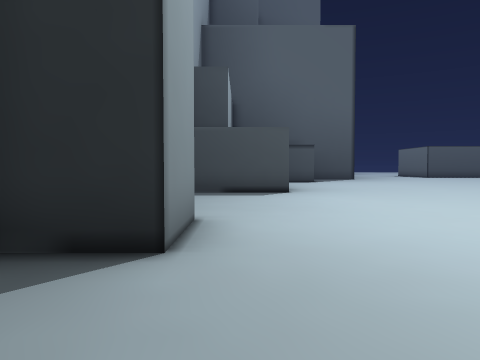
[1] (above)

20 first-person views from a walk through a Unity game level. The camera is 1.5 m above the floor, tilts 2° down and sees 70° across. The floor is counted in squares, 2 m on a side. Each view is taken from the middle of a square. On the plan, view 1 faces up. The plan holds only what a view shows up to about 11 squares ahead; the rest is blank. The place goes on beyond the plan. Some animated figures are not drawn.

[2]
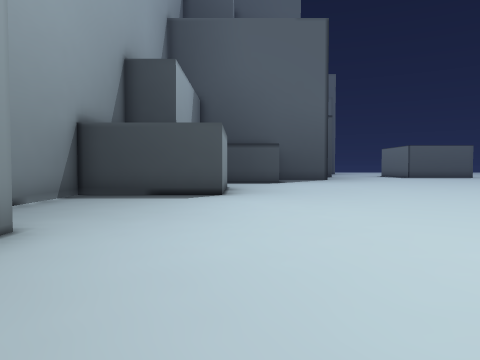

[3]
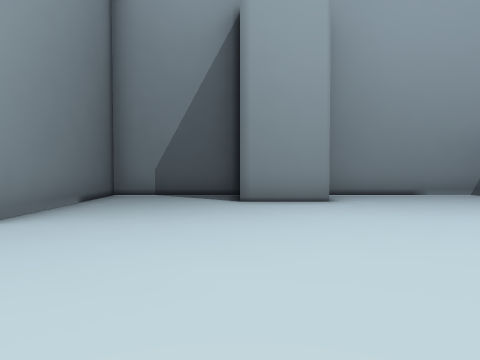

[4]
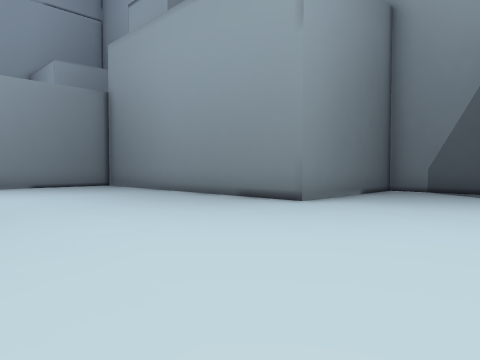

[5]
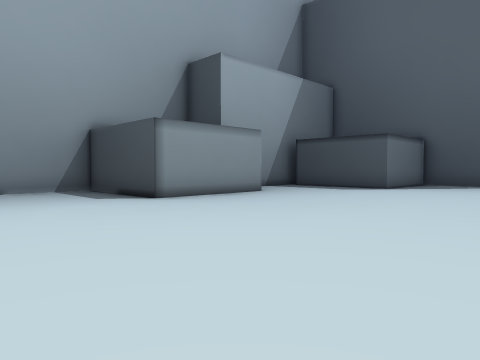

[6]
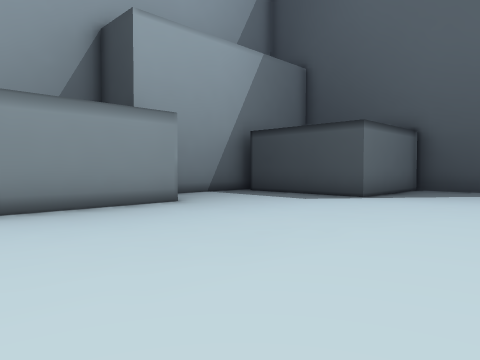

[7]
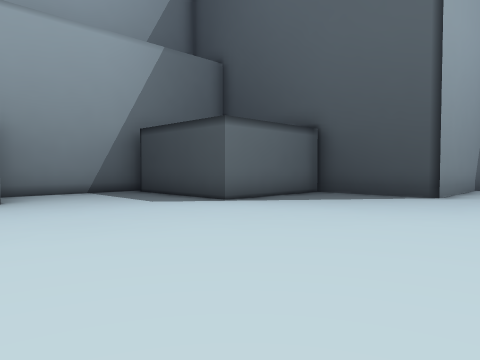

[8]
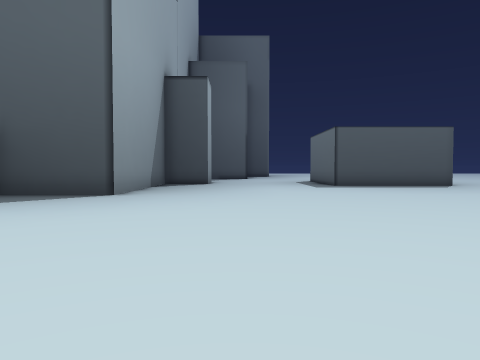

[9]
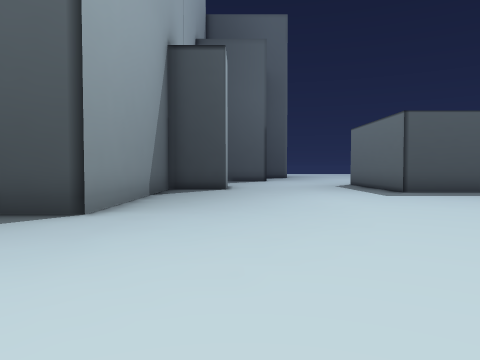

[10]
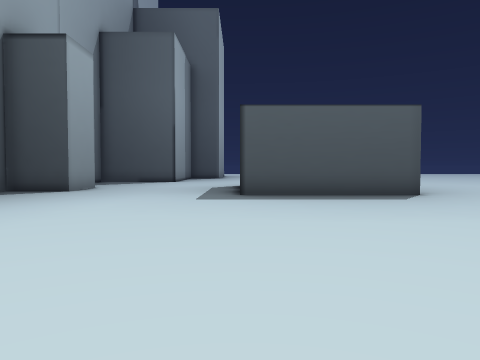

[11]
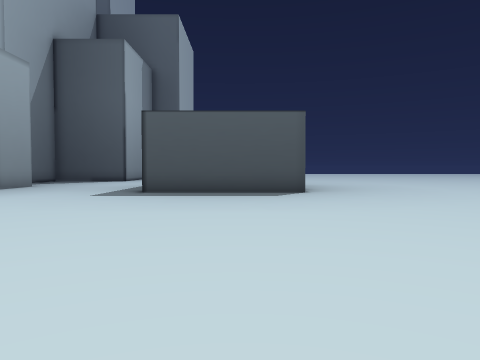

[12]
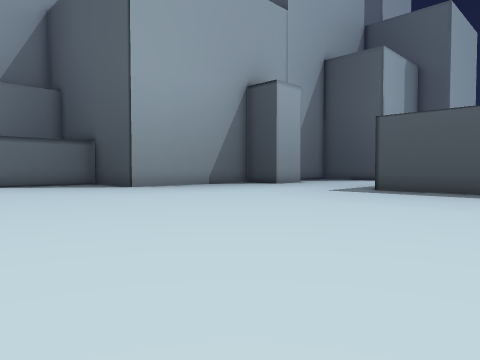

[13]
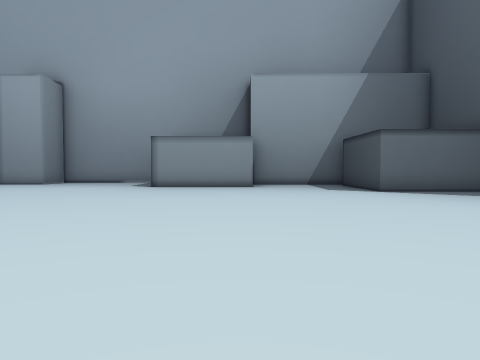

[14]
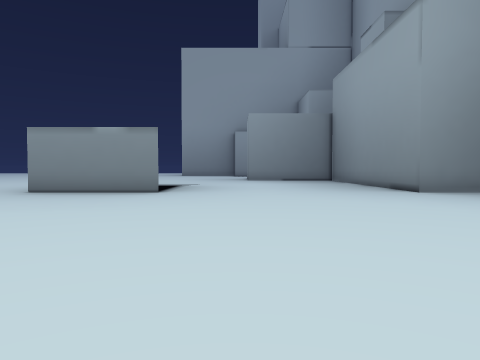

[15]
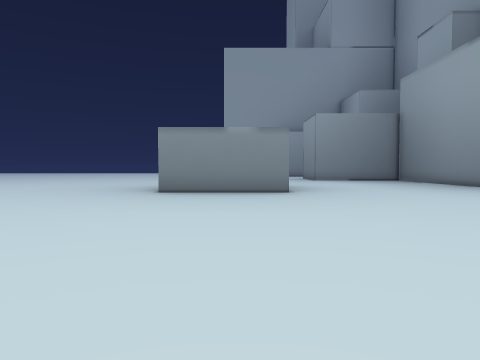

[16]
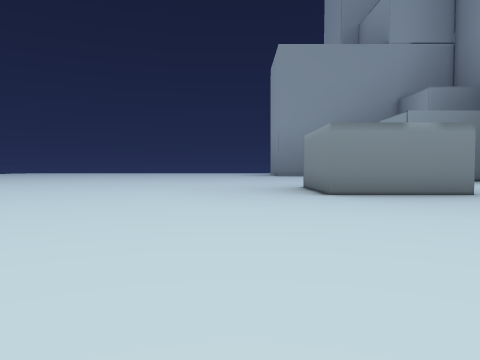

[17]
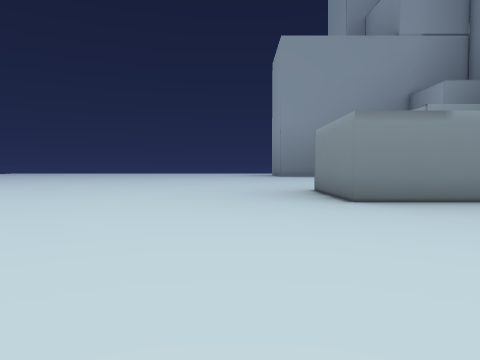

[18]
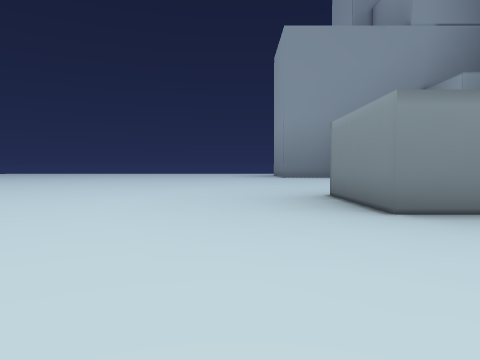

[19]
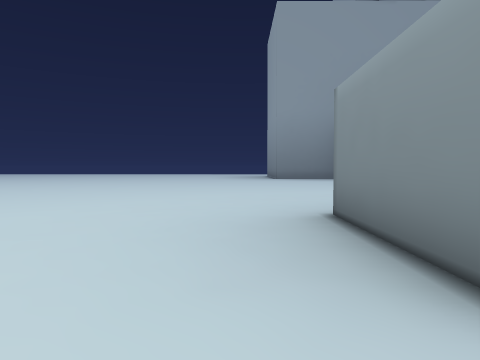

[20]
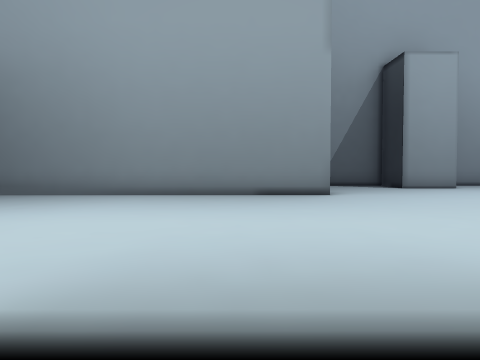

### Floor plan
Points are (right, up) in squares from view 1. A wall is a line through its corners. A room is listed if a view was taken in it or the views show most of it. See-through windows are left out.
Room 1 (views 1, 2, 3, 4, 5, 6, 7, 8, 9, 10, 11, 12, 13, 14, 15, 16, 17, 18, 19, 20)
walls: (10.4, -0.5) (14.5, -0.5) (14.5, -4.5); (1.5, 14.6) (1.5, 10.5) (-2.5, 10.5) (-2.5, 5.5); (-0.7, 5.1) (-0.7, 3) (-2.1, 3); (-0.5, 18.1) (-0.5, 14.8); (-2.5, 3) (-2.5, -0.5) (2.5, -0.5) (2.5, -7.5); (9.5, 29) (7.5, 29) (7.5, 22.5) (4, 22.5) (4, 18.5) (0, 18.5); (20.1, 27.5) (15, 27.5) (15, 28)

Where each view was taken, in squares from view 1:
view 1: 0 up, 0 right, facing up
view 2: 1 up, 2 right, facing up
view 3: 3 up, 7 right, facing left
view 4: 4 up, 9 right, facing down-left
view 5: 6 up, 9 right, facing up-left
view 6: 10 up, 8 right, facing up-left
view 7: 13 up, 10 right, facing up-left
view 8: 13 up, 11 right, facing up
view 9: 17 up, 10 right, facing up
view 10: 18 up, 15 right, facing up
view 11: 17 up, 18 right, facing up
view 12: 16 up, 20 right, facing up-left
view 13: 14 up, 15 right, facing left
view 14: 10 up, 8 right, facing down
view 15: 10 up, 12 right, facing down
view 16: 9 up, 17 right, facing down
view 17: 7 up, 17 right, facing down
view 18: 5 up, 17 right, facing down
view 19: 1 up, 16 right, facing down
view 20: 3 down, 12 right, facing left
